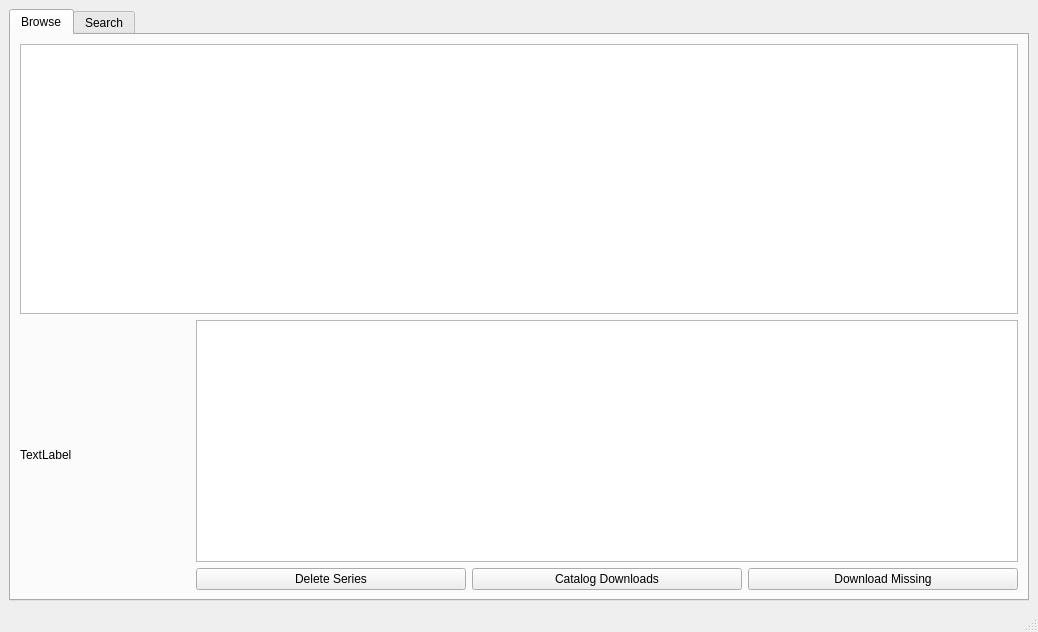
<?xml version="1.0" encoding="UTF-8"?>
<ui version="4.0">
 <class>TVTime</class>
 <widget class="QMainWindow" name="TVTime">
  <property name="geometry">
   <rect>
    <x>0</x>
    <y>0</y>
    <width>1038</width>
    <height>632</height>
   </rect>
  </property>
  <property name="minimumSize">
   <size>
    <width>1038</width>
    <height>632</height>
   </size>
  </property>
  <property name="maximumSize">
   <size>
    <width>1038</width>
    <height>632</height>
   </size>
  </property>
  <property name="windowTitle">
   <string>TVTime</string>
  </property>
  <widget class="QWidget" name="centralwidget">
   <layout class="QHBoxLayout" name="horizontalLayout_4">
    <item>
     <widget class="QTabWidget" name="tabWidget">
      <property name="currentIndex">
       <number>0</number>
      </property>
      <widget class="QWidget" name="browseTab">
       <attribute name="title">
        <string>Browse</string>
       </attribute>
       <layout class="QVBoxLayout" name="verticalLayout_4">
        <item>
         <widget class="QTableWidget" name="seriesTableWidget">
          <property name="editTriggers">
           <set>QAbstractItemView::NoEditTriggers</set>
          </property>
          <property name="tabKeyNavigation">
           <bool>false</bool>
          </property>
          <property name="showDropIndicator" stdset="0">
           <bool>false</bool>
          </property>
          <property name="dragDropOverwriteMode">
           <bool>false</bool>
          </property>
         </widget>
        </item>
        <item>
         <layout class="QHBoxLayout" name="horizontalLayout_6">
          <item>
           <widget class="QLabel" name="posterLabel">
            <property name="minimumSize">
             <size>
              <width>170</width>
              <height>250</height>
             </size>
            </property>
            <property name="text">
             <string>TextLabel</string>
            </property>
           </widget>
          </item>
          <item>
           <layout class="QVBoxLayout" name="verticalLayout_3">
            <item>
             <widget class="QTableView" name="episodeTableView">
              <property name="minimumSize">
               <size>
                <width>4</width>
                <height>0</height>
               </size>
              </property>
              <property name="editTriggers">
               <set>QAbstractItemView::NoEditTriggers</set>
              </property>
              <property name="tabKeyNavigation">
               <bool>false</bool>
              </property>
              <property name="showDropIndicator" stdset="0">
               <bool>false</bool>
              </property>
              <property name="dragDropOverwriteMode">
               <bool>false</bool>
              </property>
             </widget>
            </item>
            <item>
             <layout class="QHBoxLayout" name="horizontalLayout_2">
              <item>
               <widget class="QPushButton" name="deleteSeriesButton">
                <property name="text">
                 <string>Delete Series</string>
                </property>
               </widget>
              </item>
              <item>
               <widget class="QPushButton" name="catalogDownloadsButton">
                <property name="text">
                 <string>Catalog Downloads</string>
                </property>
               </widget>
              </item>
              <item>
               <widget class="QPushButton" name="downloadMissingButton">
                <property name="text">
                 <string>Download Missing</string>
                </property>
               </widget>
              </item>
             </layout>
            </item>
           </layout>
          </item>
         </layout>
        </item>
       </layout>
       <zorder>posterLabel</zorder>
       <zorder>episodeTableView</zorder>
      </widget>
      <widget class="QWidget" name="searchTab">
       <attribute name="title">
        <string>Search</string>
       </attribute>
       <layout class="QVBoxLayout" name="verticalLayout">
        <item>
         <layout class="QHBoxLayout" name="horizontalLayout">
          <item>
           <widget class="QLineEdit" name="searchLineEdit">
            <property name="accessibleName">
             <string/>
            </property>
           </widget>
          </item>
          <item>
           <widget class="QPushButton" name="searchButton">
            <property name="text">
             <string>Search</string>
            </property>
            <property name="autoDefault">
             <bool>false</bool>
            </property>
            <property name="default">
             <bool>false</bool>
            </property>
           </widget>
          </item>
         </layout>
        </item>
        <item>
         <widget class="QTableView" name="searchResultsTableView">
          <property name="maximumSize">
           <size>
            <width>16777215</width>
            <height>192</height>
           </size>
          </property>
          <property name="editTriggers">
           <set>QAbstractItemView::NoEditTriggers</set>
          </property>
          <property name="tabKeyNavigation">
           <bool>false</bool>
          </property>
          <property name="showDropIndicator" stdset="0">
           <bool>false</bool>
          </property>
          <property name="dragDropOverwriteMode">
           <bool>false</bool>
          </property>
         </widget>
        </item>
        <item>
         <widget class="QPushButton" name="addSeriesButton">
          <property name="text">
           <string>Add Series</string>
          </property>
         </widget>
        </item>
       </layout>
      </widget>
     </widget>
    </item>
   </layout>
  </widget>
  <widget class="QMenuBar" name="menubar">
   <property name="geometry">
    <rect>
     <x>0</x>
     <y>0</y>
     <width>1038</width>
     <height>22</height>
    </rect>
   </property>
  </widget>
  <widget class="QStatusBar" name="statusbar"/>
 </widget>
 <resources/>
 <connections/>
</ui>
